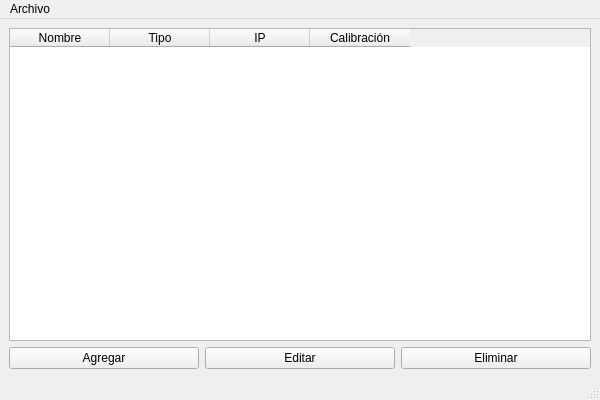
<?xml version="1.0" encoding="UTF-8"?>
<ui version="4.0">
 <class>MainWindow</class>
 <widget class="QMainWindow" name="MainWindow">
  <property name="geometry">
   <rect>
    <x>0</x>
    <y>0</y>
    <width>600</width>
    <height>400</height>
   </rect>
  </property>
  <property name="windowTitle">
   <string>Gestor de Dispositivos IoT</string>
  </property>

  <!-- Barra de menú -->
  <widget class="QMenuBar" name="menubar">
   <property name="geometry">
    <rect>
     <x>0</x>
     <y>0</y>
     <width>600</width>
     <height>20</height>
    </rect>
   </property>
   <widget class="QMenu" name="menuArchivo">
    <property name="title">
     <string>Archivo</string>
    </property>
    <addaction name="actionLogout"/>
   </widget>
   <addaction name="menuArchivo"/>
  </widget>

  <!-- Barra de estado (vacía, pero estándar) -->
  <widget class="QStatusBar" name="statusbar"/>

  <!-- Widget central con tabla y botones -->
  <widget class="QWidget" name="centralwidget">
   <layout class="QVBoxLayout" name="verticalLayout">
    <item>
     <widget class="QTableWidget" name="deviceTableWidget">
      <column>
       <property name="text">
        <string>Nombre</string>
       </property>
      </column>
      <column>
       <property name="text">
        <string>Tipo</string>
       </property>
      </column>
      <column>
       <property name="text">
        <string>IP</string>
       </property>
      </column>
      <column>
       <property name="text">
        <string>Calibración</string>
       </property>
      </column>
     </widget>
    </item>
    <item>
     <layout class="QHBoxLayout" name="buttonLayout">
      <item>
       <widget class="QPushButton" name="addButton">
        <property name="text">
         <string>Agregar</string>
        </property>
       </widget>
      </item>
      <item>
       <widget class="QPushButton" name="editButton">
        <property name="text">
         <string>Editar</string>
        </property>
       </widget>
      </item>
      <item>
       <widget class="QPushButton" name="deleteButton">
        <property name="text">
         <string>Eliminar</string>
        </property>
       </widget>
      </item>
     </layout>
    </item>
   </layout>
  </widget>

  <!-- Acción para cerrar sesión -->
  <action name="actionLogout">
   <property name="text">
    <string>Cerrar sesión</string>
   </property>
  </action>

 </widget>
 <resources/>
 <connections/>
</ui>
